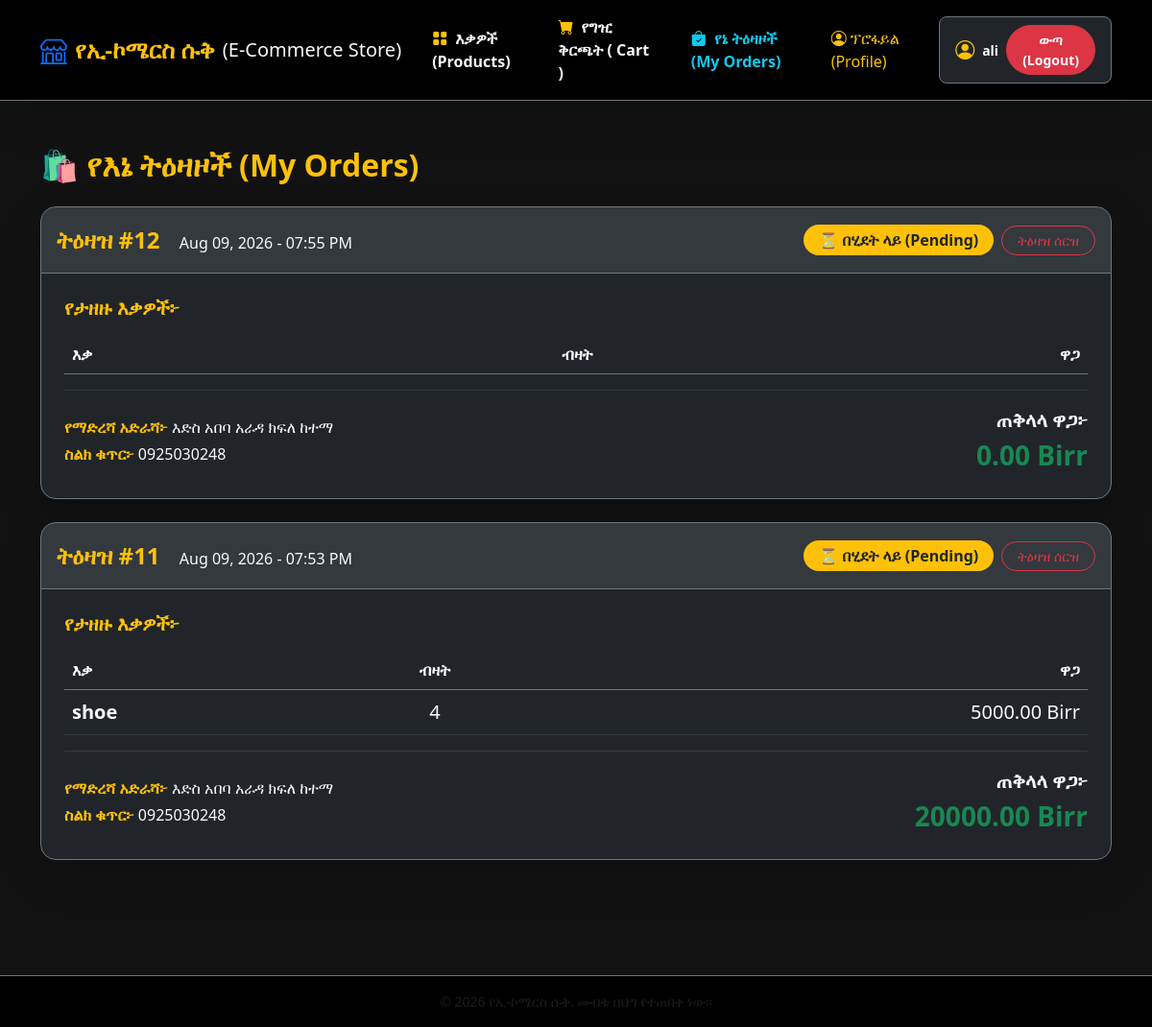
/my_orders/ (signed in), run on an earlier commit of the app's database.
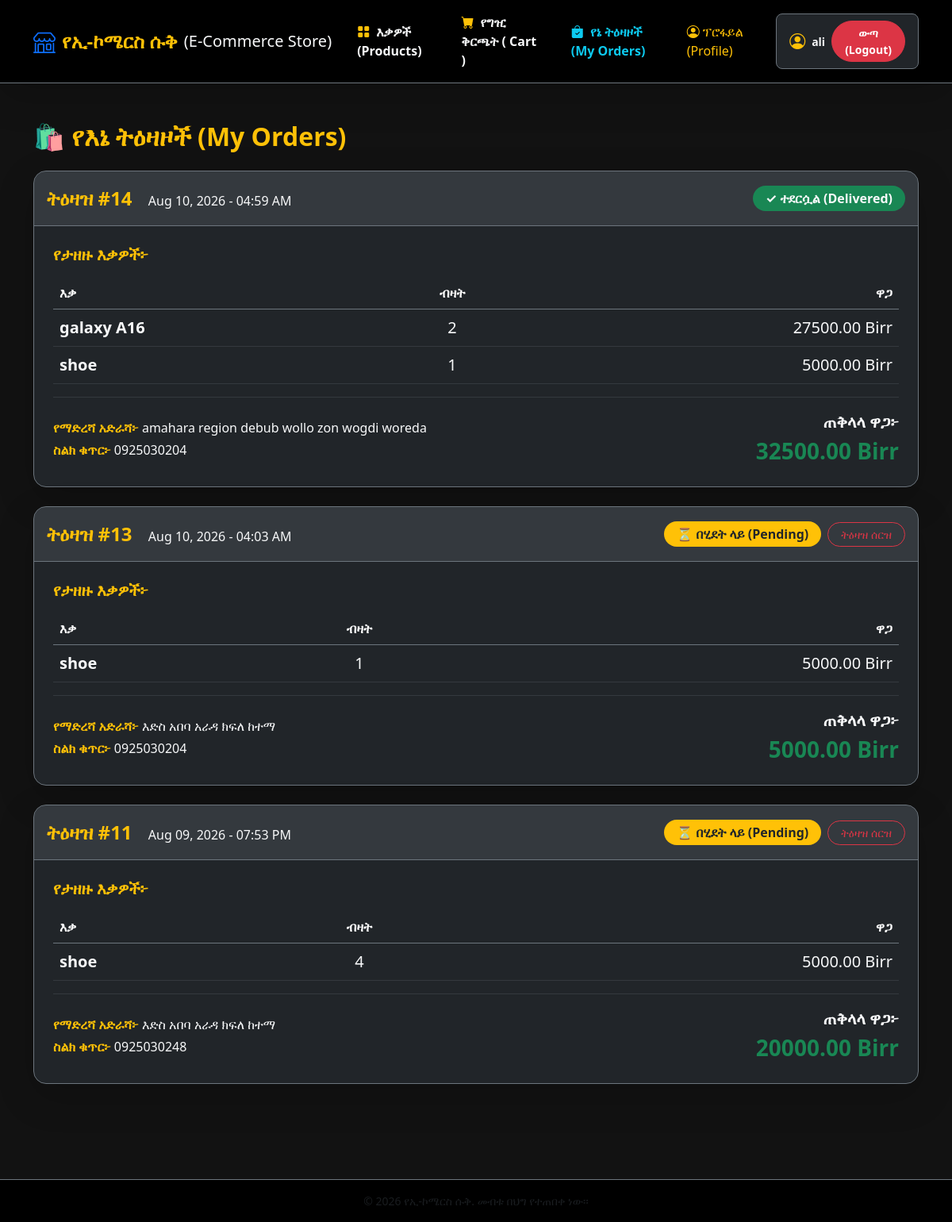
And on a later commit of the database.
### store/models.py (models this page shows, shortened)
class Order(models.Model):
    user = models.ForeignKey(User, on_delete=models.CASCADE)
    full_name = models.CharField(max_length=100)
    phone_number = models.CharField(max_length=20)
    address = models.TextField()
    total_price = models.DecimalField(max_digits=10, decimal_places=2)
    created_at = models.DateTimeField(auto_now_add=True)
    is_paid = models.BooleanField(default=False)
    STATUS_CHOICES = (
        ('Pending','Pending'),
        ('Shipped','Shipped'),
        ('Delivered','Delivered')
    )
    status = models.CharField(max_length=20, choices=STATUS_CHOICES, default='Pending')

class OrderItem(models.Model):
    order = models.ForeignKey(Order, related_name='items', on_delete=models.CASCADE)
    product = models.ForeignKey(Product, on_delete=models.CASCADE)
    price = models.DecimalField(max_digits=10, decimal_places=2)
    quantity = models.PositiveIntegerField(default=1)

class Product(models.Model):
    category = models.ForeignKey(Category, on_delete=models.CASCADE, null=True ,blank=True)
    name = models.CharField(max_length=100)
    description = models.TextField()
    price = models.DecimalField(max_digits=10, decimal_places=2)
    stock = models.PositiveIntegerField()
    image = models.ImageField(upload_to='products/', null=True, blank=True)
    created_at = models.DateTimeField(auto_now_add=True)
    updated_at = models.DateTimeField(auto_now=True)

### store/views.py (the view)
# urls.py: path('my_orders/', views.my_orders, name='my_orders'),
@login_required
def my_orders(request):
    orders = Order.objects.filter(user=request.user).order_by('-created_at')
    return render(request, 'store/my_orders.html', {'orders': orders})

### store/templates/store/my_orders.html (shortened to what this page needs)
{% extends 'store/base.html' %}
{% block content %}
<div class="container py-5" style="min-height: 80vh;">
    <div class="d-flex align-items-center mb-4">
        <h2 class="text-warning fw-bold fs-2 mb-0">🛍️ የእኔ ትዕዛዞች (My Orders)</h2>
    </div>
    {% if orders %}
        {% for order in orders %}
            <div class="card bg-dark text-light border-secondary shadow-lg rounded-4 mb-4 overflow-hidden">
                <div class="card-header bg-secondary bg-opacity-25 border-secondary p-3 d-flex justify-content-between align-items-center">
                    <div>
                        <span class="fs-4 fw-bold text-warning">ትዕዛዝ #{{ order.id }}</span>
                        <small class="text-light ms-3 fs-6">{{ order.created_at|date:"M d, Y - h:i A" }}</small>
                    </div>
                    <div class="d-flex align-items-center gap-2">
                        {% if order.status == 'Pending' or not order.status %}
                            <span class="badge bg-warning text-dark fs-6 px-3 py-2 rounded-pill fw-bold">⏳ በሂደት ላይ (Pending)</span>
                            <button type="button"
                                    class="btn btn-outline-danger btn-sm rounded-pill px-3 py-1 fw-bold]"
                                    data-bs-toggle="modal"
                                    data-bs-target="#deleteModal{{ order.id }}"> ትዕዛዝ ሰርዝ
                            </button>
                        {% elif order.status == 'Completed' or order.status == 'Delivered' %}
                            <span class="badge bg-success text-light fs-6 px-3 py-2 rounded-pill fw-bold">✓ ተደርሷል (Delivered)</span>
                        {% else %}
                            <span class="badge bg-info text-dark fs-6 px-3 py-2 rounded-pill fw-bold">{{ order.status }}</span>
                        {% endif %}
                    </div>
                </div>
                <div class="card-body p-4">
                    <h5 class="text-warning fw-bold fs-5 mb-3">የታዘዙ እቃዎች፦</h5>
                    <div class="table-responsive mb-3">
                        <table class="table table-dark table-borderless align-middle mb-0">
                            <thead class="border-bottom border-secondary text-muted fs-6">
                                <tr>
                                    <th>እቃ</th>
                                    <th class="text-center">ብዛት</th>
                                    <th class="text-end">ዋጋ</th>
                                </tr>
                            </thead>
                            <tbody>
                                {% for item in order.items.all %}
                                    <tr class="border-bottom border-secondary border-opacity-25">
                                        <td class="fs-5 text-light fw-semibold">{{ item.product.name }}</td>
                                        <td class="text-center fs-5 text-light">{{ item.quantity }}</td>
                                        <td class="text-end fs-5 text-light">{{ item.price }} Birr</td>
                                    </tr>
                                {% endfor %}
                            </tbody>
                        </table>
                    </div>
                    <hr class="border-secondary my-3">
                    <div class="row align-items-center">
                        <div class="col-md-8 mb-2 mb-md-0">
                            <p class="mb-1 fs-6 text-light opacity-90">
                                <strong class="text-warning">የማድረሻ አድራሻ፦</strong> {{ order.address }}
                            </p>
                            {% if order.phone_number %}
                                <p class="mb-0 fs-6 text-light opacity-90">
                                    <strong class="text-warning">ስልክ ቁጥር፦</strong> {{ order.phone_number }}
                                </p>
                            {% endif %}
                        </div>
                        <div class="col-md-4 text-md-end">
                            <span class="fs-5 fw-bold text-light d-block">ጠቅላላ ዋጋ፦</span>
                            <span class="fs-3 fw-bold text-success">{{ order.total_price }} Birr</span>
                        </div>
                    </div>
                </div>
            </div>
        {% endfor %}
    {% endif %}
</div>
{% endblock %}

### store/templates/store/base.html (shortened to what this page needs)
<!DOCTYPE html>
<html lang="am">
<head>
    <link rel="stylesheet" href="https://cdn.jsdelivr.net/npm/bootstrap@5.3.0/dist/css/bootstrap.min.css">
    <link rel="stylesheet" href="https://cdn.jsdelivr.net/npm/bootstrap-icons@1.11.0/font/bootstrap-icons.css">
</head>
<body>
    <nav class="navbar navbar-expand-lg navbar-dark bg-black sticky-top shadow-lg border-bottom border-secondary">
        <div class="container">
            <a class="navbar-brand fs-4 fw-bold text-warning d-flex align-items-center gap-2" href="{% url 'product_list' %}" >
                <i class="bi bi-shop fs-3 text-primary"></i>
               <span> የኢ-ኮሜርስ ሱቅ</span> <span class="fs-5 text-light fw-normal"> (E-Commerce Store) </span>
            </a>
            <div class="collapse navbar-collapse mt-3 mt-lg-0" id="mobileNav">
                <ul class="navbar-nav ms-auto align-items-lg-center gap-2 pb-3 pb-lg-0">
                    <li class="nav-item ">
                        <a class="nav-link text-light fs-6 rounded-3 px-3 py-2 fw-bold" href="{% url 'product_list' %}">
                        <i class="bi bi-grid-fill text-warning me-1"></i> እቃዎች (Products)</a>
                    </li>
                    <li class="nav-item">
                        <a class="nav-link text-light fs-6 rounded-3 px-3 py-2 fw-bold" href="{% url 'cart_detail' %}">
                            <i class="bi bi-cart-fill text-warning me-1"></i> የግዢ ቅርጫት  ( Cart )
                        </a>
                    </li>
                    {% if user.is_authenticated %}
                        <li class="nav-item">
                            <a class="nav-link text-info fw-bold fs-6 rounded-3 px-3 py-2" href="{% url 'my_orders' %}">
                                <i class="bi bi-bag-check-fill me-1"></i> የኔ ትዕዛዞች (My Orders)
                            </a>
                        </li>
                        <li class="nav-item">
                            <a href="{% url 'profile' %}" class="nav-link text-warning me-2">
                                <i class="bi bi-person-circle"></i>  ፕሮፋይል (Profile)
                            </a>
                        </li>
                        <li class="nav-item ms-lg-2">
                            <div class="d-flex align-items-center gap-2 bg-dark p-2 rounded-3 border border-secondary px-3 mt-2 mt-lg-0">
                                <i class="bi bi-person-circle text-warning fs-5"></i>
                                <span class="text-light fw-bold small"> {{ user.username }} </span>
                                <form method="POST" action="{% url 'logout' %}">
                                    <button type="submit" class="btn btn-danger btn-sm rounded-pill px-3 py-1 fw-bold fs-7">ውጣ (Logout)</button>
                                </form>
                            </div>
                        </li>
                    {% endif %}
                </ul>
            </div>
        </div>
    </nav>
    <main class="main-content">
        {% block content %}
        {% endblock content %}
    </main>
    <footer class="bg-black text-center text-light py-3 mt-5 border-top border-secondary">
        <div class="container">
            <p class="mb-0 small text-muted">&copy; 2026 የኢ-ኮሜርስ ሱቅ. መብቱ በህግ  የተጠበቀ ነው፡፡</p>
        </div>
    </footer>
</body>
</html>

### store/templates/store/base.html (style rules this page uses)
body { background-color: #121212; color: #e0e0e0; min-height: 100vh; display: flex; flex-direction: column; }
.main-content { flex: 1; }
.nav-link { transition: color 0.3s ease; }

What changed in the data, as far as the page shows it:
removed Order: id "12", created_at "Aug 09, 2026 - 07:55 PM", address "እድስ አበባ አራዳ ክፍለ ከተማ", phone_number "0925030248", total_price "0.00"
added Order: id "14", created_at "Aug 10, 2026 - 04:59 AM", status "✓ ተደርሷል (Delivered)", address "amahara region debub wollo zon wogdi woreda", phone_number "0925030204", total_price "32500.00"
added OrderItem: product.name "galaxy A16", quantity "2", price "27500.00", shown under "14"
added OrderItem: product.name "shoe", quantity "1", price "5000.00", shown under "14"
added Order: id "13", created_at "Aug 10, 2026 - 04:03 AM", address "እድስ አበባ አራዳ ክፍለ ከተማ", phone_number "0925030204", total_price "5000.00"
added OrderItem: product.name "shoe", quantity "1", price "5000.00", shown under "13"
